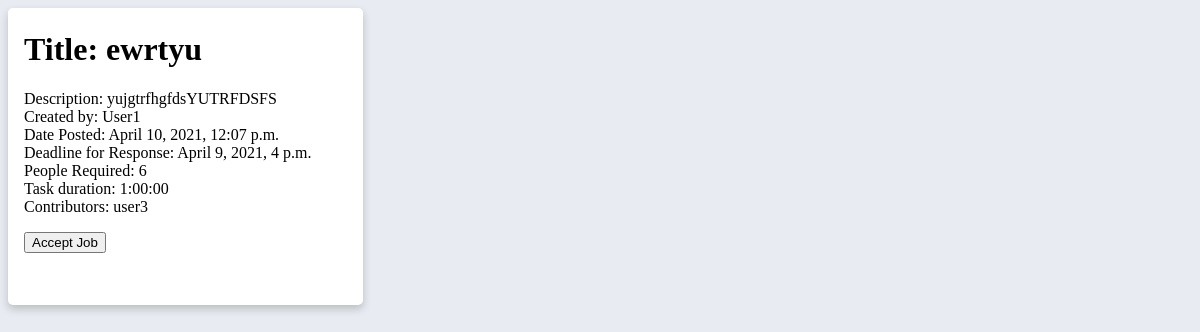
The page /oddjob/2/ on the database its author committed.
### oddjob/models.py (models this page shows, shortened)
class Job(models.Model):
    title = models.CharField(max_length=150, null=True, blank=True)
    description = models.CharField(max_length=500, null=True, blank=True)
    originUser = models.ForeignKey(UserProfile, on_delete=models.CASCADE, related_name='originUser', null=True, blank=True)
    contributors = models.ManyToManyField(UserProfile, related_name='contributors', null=True, blank=True)
    datePosted = models.DateTimeField(null=True, blank=True)
    dateDue = models.DateTimeField(null=True, blank=True)
    numHelperRequested = models.IntegerField(null=True, blank=True)
    tags = models.ManyToManyField(Tag, null=True, blank=True)
    taskDuration = models.DurationField(null=True, blank=True)

class UserProfile(models.Model):
    user = models.OneToOneField(User, on_delete=models.CASCADE)
    name = models.CharField(max_length=25, null=True, blank=True)

### oddjob/views.py (the view)
# urls.py: path('<int:job_id>/', views.detail, name='detail' ),
def detail(request, job_id):
    try:
        job = Job.objects.get(id=job_id)
        name_collab = " ".join([e.name for e in job.contributors.all()])
        context = {'job': job, 'collab':name_collab, 'user_id':request.user.id}
    except:
        raise Http404("Job does not exist.")
    return render(request, 'oddjob/detail.html', context)

### oddjob/templates/oddjob/detail.html (shortened to what this page needs)
<html>
{% load static %}
<link rel="stylesheet" type="text/css" href="{% static 'oddjob/detailscreen.css' %}">
	<head>
	</head>
	<body style="background-color:#E8ECF2">
	<div class="card" style="background-color:White">
	<div class="container">
		<h1>Title: {{ job.title }}</h1>
		<p>Description: {{ job.description }} <br>
		Created by: {{job.originUser.name}} <br>
		Date Posted: {{ job.datePosted }} <br>
	    Deadline for Response: {{ job.dateDue }} <br>
		People Required: {{ job.numHelperRequested }} <br>
		Task duration: {{ job.taskDuration }} <br>
		Contributors: {{collab}}
		</p>
		<a href=" /oddjob/accept/{{job.id}}/{{user_id}}">
			<button id="myBtn">Accept Job</button>
		</a>
		<p><br></p>
	</div>
	</div>
	</body>
</html>

### oddjob/static/oddjob/detailscreen.css (style rules this page uses)
.card { box-shadow: 0 4px 8px 0 rgba(0,0,0,0.2); transition: 0.3s; width: 30%; border-radius: 5px; display:inline-block; }
.container { padding: 2px 16px; }

### rows shown on the page
Job: title "ewrtyu", description "yujgtrfhgfdsYUTRFDSFS", originUser.name "User1", datePosted "April 10, 2021, 12:07 p.m.", dateDue "April 9, 2021, 4 p.m.", numHelperRequested "6", taskDuration "1:00:00"
UserProfile: name "user3"
